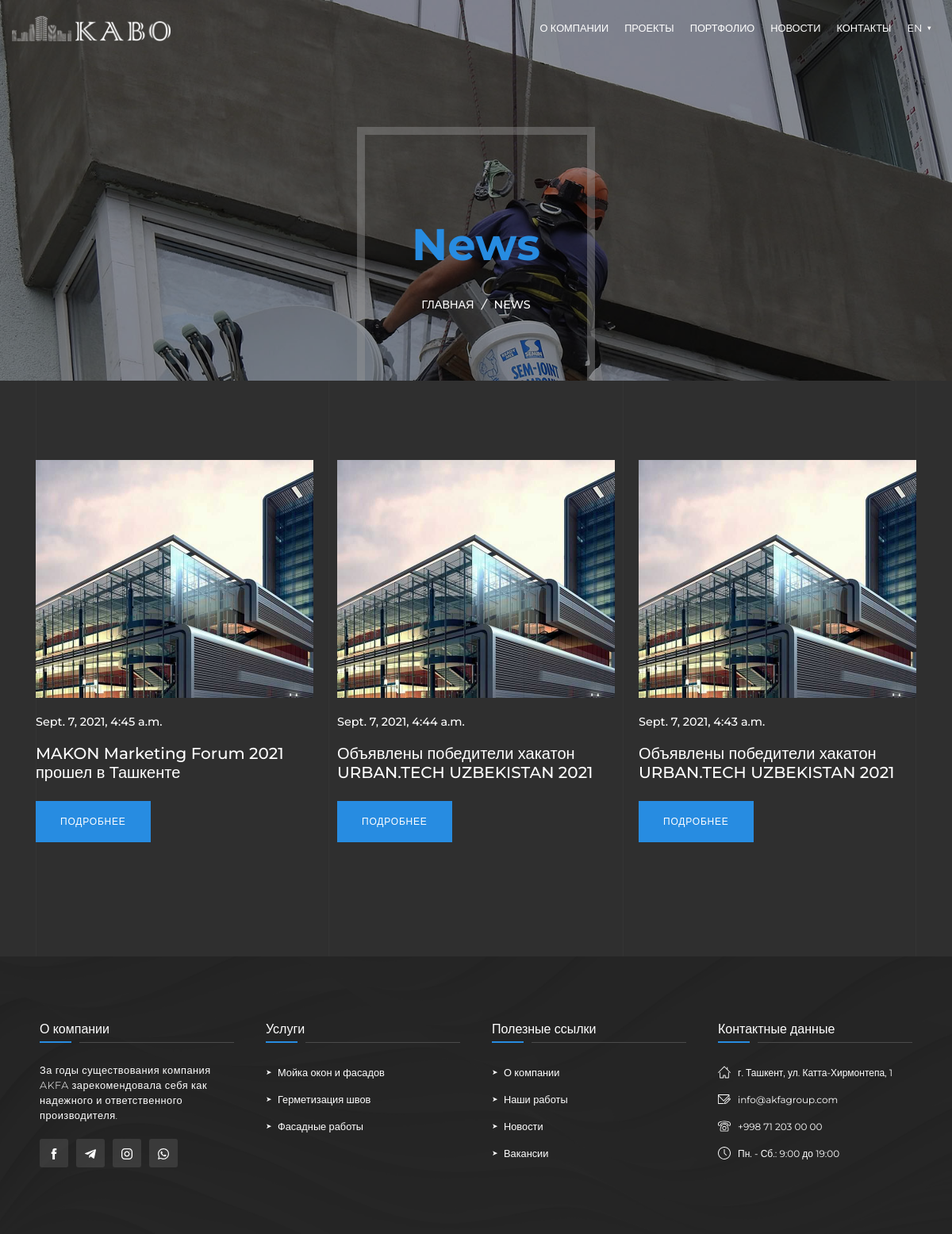
Page /news/ on the committed database.
### news/models.py (models this page shows, shortened)
class PageTitleModel(models.Model):
    name = models.CharField(max_length=150, null=True, blank=True)
    page_promo = models.FileField(upload_to=upload_location, blank=True, null=True)
    image = models.ImageField(upload_to=upload_location, blank=True, null=True)
    @property
    def imageURL(self):
        try:
            url = self.image.url
        except:
            url = ''
        return url
    class Meta:
        verbose_name = 'Page Title'
        verbose_name_plural = 'Page Title'

class NewsModel(models.Model):
    name = models.CharField(max_length=500, blank=True, null=True)
    image = models.ImageField(upload_to=upload_location, blank=True, null=True)
    text = RichTextField(blank=True, null=True)
    date_published = models.DateTimeField(auto_now_add=True, verbose_name="date_published")
    slug = models.SlugField(blank=True, unique=True)
    class Meta:
        verbose_name = 'News'
        verbose_name_plural = 'News'

### news/views.py (the view)
# urls.py: path('', news_view, name='news'),
def news_view(request):
    context = {}
    query = ''
    if request.GET:
        query = request.GET.get('q', '')
        context['query'] = str(query)
    news_posts = sorted(get_news_queryset(query), key=attrgetter('date_published'), reverse=True)
    context['news_posts'] = news_posts
    page = request.GET.get('page', 1)
    news_posts_paginator = Paginator(news_posts, BLOG_POSTS_PER_PAGE)
    try:
        news_posts = news_posts_paginator.page(page)
    except PageNotAnInteger:
        news_posts = news_posts_paginator.page(BLOG_POSTS_PER_PAGE)
    except EmptyPage:
        news_posts = news_posts_paginator.page(news_posts_paginator.num_pages)
    context['news_posts'] = news_posts
    promo = PageTitleModel.objects.all()[:1]
    context['promo'] = promo
    return render(request, 'pages/news.html', context)

### news/views.py (called while the page is built)
def get_news_queryset(query=None):
    queryset = []
    queries = query.split(" ")
    for q in queries:
        posts = NewsModel.objects.filter(
            Q(name__icontains=q) |
            Q(text__icontains=q)
        ).distinct()
        for post in posts:
            queryset.append(post)
    return list(set(queryset))

### news/templates/pages/news.html (shortened to what this page needs)
{% extends 'base.html' %}
{% load static %}
{% load i18n %}
{% block content %}
    <header class="header_promo other_pages_header">
        {% for prom in promo %}
            <div class="header_promo_background" style="background-image: url('{{prom.imageURL}}')"></div>
            <div class="video_overlay"></div>
            <div class="header_promo_video">
                <video autoplay loop muted playsinline webkit-playsinline poster="#" preload="none">
                    <source src="{{prom.page_promo.url}}" type="video/mp4"/>
                </video>
            </div>
            <div class="header_promo_title">
                <h1><span>{{prom.name}}</span></h1>
                <ul class="header_promo_breadcrumbs">
                    <li>
                        <a href="{% url 'home' %}">Главная</a><i>/</i>
                    </li>
                    <li>
                        <span>
                            {{prom.name}}
                        </span>
                    </li>
                </ul>
            </div>
        {% endfor %}
    </header>
    <section class="news">
        <div class="container">
            <div class="section_content">
                <div class="row">
                    {% if news_posts %}
                        {% for news_post in news_posts %}
                                        {% if news_post %}
                                        <div class="col-md-4 first_animation invisible">
                                            <div class="news_item">
                                                <a href="{% url 'news:news-individual' news_post.slug %}">
                                                    <div class="news_image">
                                                        <img src="{{news_post.image.url}}" alt="">
                                                    </div>
                                                    <div class="news_caption">
                                                        <p class="news_date"> {{news_post.date_published}} </p>
                                                        <h5>
                                                            {{news_post.name}}
                                                        </h5>
                                                    </div>
                                                    <a href="{% url 'news:news-individual' news_post.slug %}" class="active-btn mt-3"><span>Подробнее</span></a>
                                                </a>
                                            </div>
                                        </div>
                                        {% endif %}
                        {% endfor %}
                    {% endif %}
                </div>
            </div>
        </div>
    </section>
{% endblock content %}

### rows in the picture
PageTitleModel: imageURL (picture), name "News", name "NEWS"
NewsModel: image (picture), date_published "Sept. 7, 2021, 4:45 a.m.", name "MAKON Marketing Forum 2021 прошел в Ташкенте"
NewsModel: image (picture), date_published "Sept. 7, 2021, 4:44 a.m.", name "Объявлены победители хакатон URBAN.TECH UZBEKISTAN 2021"
NewsModel: image (picture), date_published "Sept. 7, 2021, 4:43 a.m.", name "Объявлены победители хакатон URBAN.TECH UZBEKISTAN 2021"

### other values in the picture
{{ LANGUAGE_CODE }} "EN"
